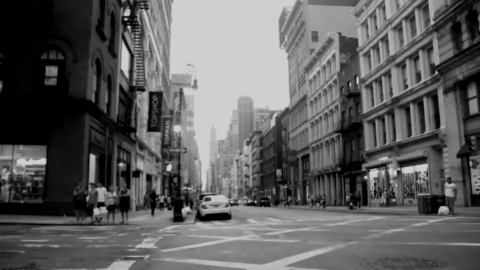
#> input picture frame 34 of CarandPedestrianDetection/Hello.mp4, 480 x 270 px
$ python detection.py
#> lines starting #> are read from the running program, lines starting #| are printed output that depends on the picture; after the words box and inside, x2 and y2 are one past the last pixel; in counts of white or black regions, pixels touching at a corner belong together
import cv2
######reading the image file#########
cap = cv2.VideoCapture('Hello.mp4')
#Now we will use pretrained algorithm using haarcascade
classfier_car = cv2.CascadeClassifier('cars.xml')
classfier_pedestrian = cv2.CascadeClassifier('pedestrian.xml')
while True:
    (isSuccessfull,frame) = cap.read()
#> frame is the input picture: shape (270, 480, 3); mean B, G, R 94.2, 95.2, 94.5
    if not isSuccessfull: break
    #######Make it a gray scale image######
    grayscaleimg = cv2.cvtColor(frame,cv2.COLOR_BGR2GRAY)
    #Now we will impliment this algorithm in our frame
    rectangles_1 = classfier_car.detectMultiScale(grayscaleimg)
#> rectangles_1 = [[393, 201, 21, 21], [188, 185, 53, 53]]
    #Now we will create rectangles in our image
    for (x_cordinate,y_cordinate,width,hight) in rectangles_1:
        cv2.rectangle(frame,(x_cordinate,y_cordinate),(x_cordinate+width,y_cordinate+hight),(0,255,0),3)
#> this loop made 2 passes
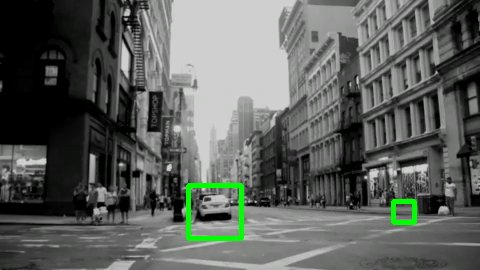
#> frame: shape (270, 480, 3); 1.12% of pixels changed, all inside (x1, y1, x2, y2) = (186, 183, 417, 241)

    rectangles_2 = classfier_pedestrian.detectMultiScale(grayscaleimg)
#> rectangles_2 = ()
    #Now we will create rectangles in our image
    for (x_cordinate,y_cordinate,width,hight) in rectangles_2:
        cv2.rectangle(frame,(x_cordinate,y_cordinate),(x_cordinate+width,y_cordinate+hight),(255,0,0),3)
#> this loop made 0 passes
    #Now just print our image
    cv2.imshow('Hello',frame)
    key = cv2.waitKey(1)
#> (key Esc is pressed here)
    #stop if Q is pressed
    if key == 80 or key == 113: break
cap.release()
print("Code completed")

$ run again, starting later in the video
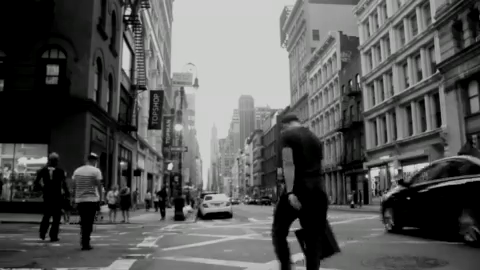
#> input picture frame 157 of CarandPedestrianDetection/Hello.mp4, 480 x 270 px
#> frame is the input picture: shape (270, 480, 3); mean B, G, R 86.8, 87.6, 87.1
#> rectangles_1 = [[187, 184, 52, 52]]
#> the loop `for (x_cordinate,y_cordinate,width,hight) in rectangles_1:` made 1 pass
#> after the loop `for (x_cordinate,y_cordinate,width,hight) in rectangles_1:`:
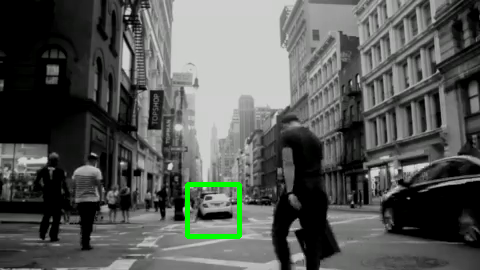
#> frame: shape (270, 480, 3); 0.79% of pixels changed, all inside (x1, y1, x2, y2) = (185, 182, 242, 239)
#> rectangles_2 = [[63, 176, 43, 86]]
#> the loop `for (x_cordinate,y_cordinate,width,hight) in rectangles_2:` made 1 pass
#> after the loop `for (x_cordinate,y_cordinate,width,hight) in rectangles_2:`:
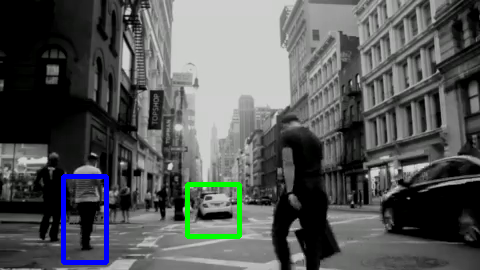
#> frame: shape (270, 480, 3); 0.99% of pixels changed, all inside (x1, y1, x2, y2) = (61, 174, 109, 265)

$ run again, starting later in the video
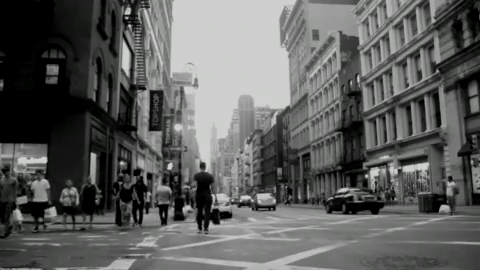
#> input picture frame 279 of CarandPedestrianDetection/Hello.mp4, 480 x 270 px
#> frame is the input picture: shape (270, 480, 3); mean B, G, R 93.8, 94.7, 94.1
#> rectangles_1 = [[244, 181, 43, 43], [320, 168, 64, 64]]
#> the loop `for (x_cordinate,y_cordinate,width,hight) in rectangles_1:` made 2 passes
#> after the loop `for (x_cordinate,y_cordinate,width,hight) in rectangles_1:`:
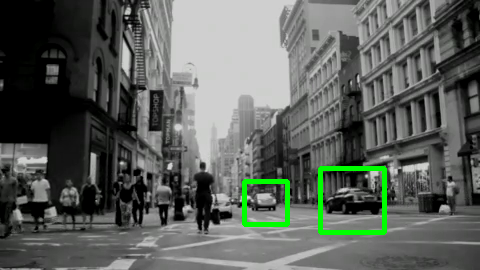
#> frame: shape (270, 480, 3); 1.63% of pixels changed, all inside (x1, y1, x2, y2) = (242, 166, 387, 235)
#> rectangles_2 = [[183, 167, 37, 73]]
#> the loop `for (x_cordinate,y_cordinate,width,hight) in rectangles_2:` made 1 pass
#> after the loop `for (x_cordinate,y_cordinate,width,hight) in rectangles_2:`:
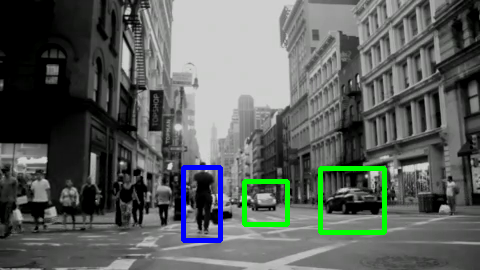
#> frame: shape (270, 480, 3); 0.84% of pixels changed, all inside (x1, y1, x2, y2) = (181, 165, 223, 243)
